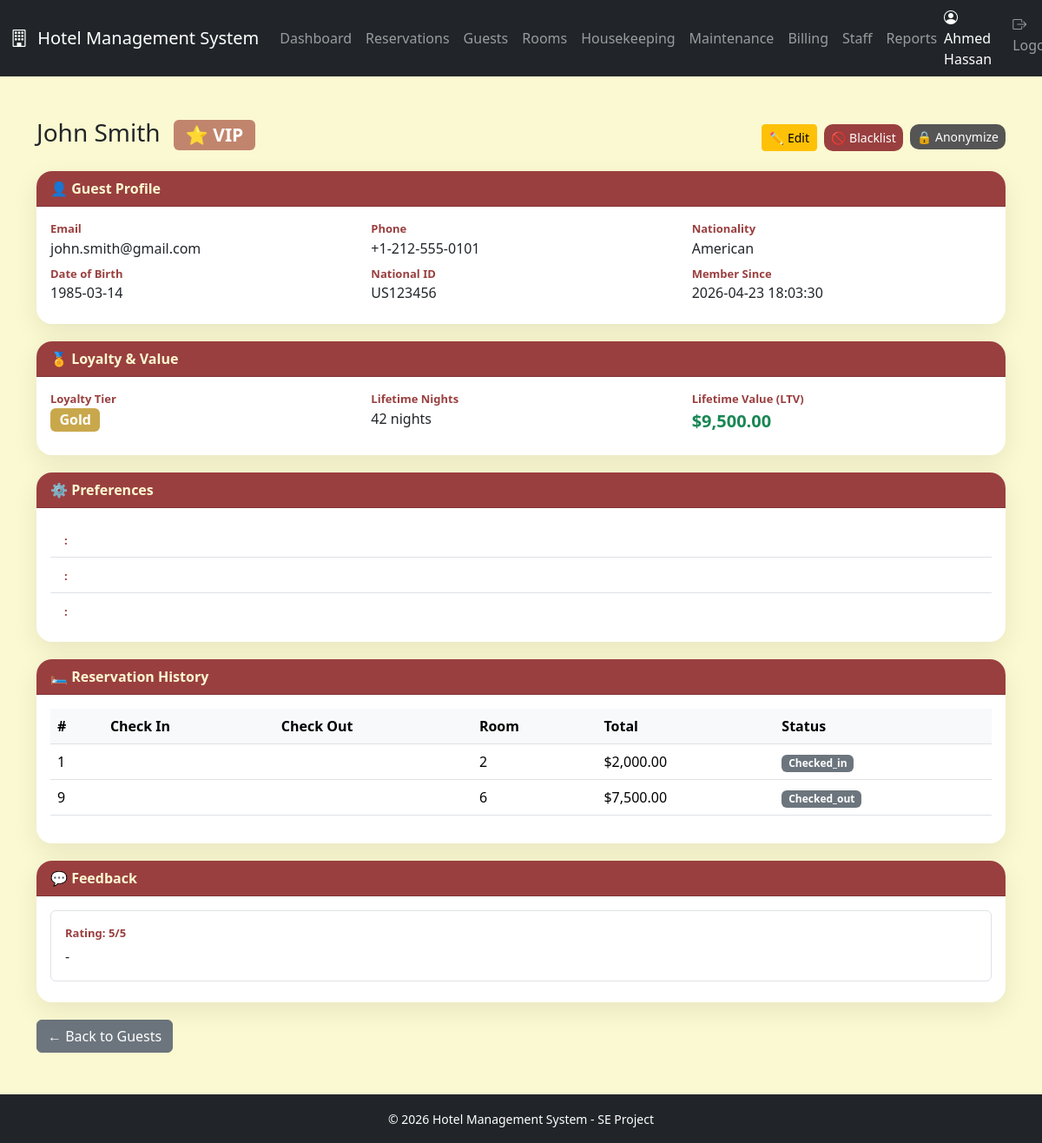
The page /index.php?url=guests/show/1 (signed in) on the database its author committed.
### tables this page shows
CREATE TABLE guests (
    id                 INT UNSIGNED AUTO_INCREMENT PRIMARY KEY,
    name               VARCHAR(150) NOT NULL,
    email              VARCHAR(150) NOT NULL UNIQUE,
    phone              VARCHAR(30),
    national_id        VARCHAR(50),
    nationality        VARCHAR(80),
    date_of_birth      DATE,
    loyalty_tier       ENUM('standard','silver','gold','platinum') NOT NULL DEFAULT 'standard',
    lifetime_nights    INT UNSIGNED NOT NULL DEFAULT 0,
    lifetime_value     DECIMAL(12,2) NOT NULL DEFAULT 0.00,
    is_blacklisted     TINYINT(1)   NOT NULL DEFAULT 0,
    blacklist_reason   TEXT,
    is_vip             TINYINT(1)   NOT NULL DEFAULT 0,
    gdpr_anonymized    TINYINT(1)   NOT NULL DEFAULT 0,
    referred_by        INT UNSIGNED,               
    created_at         TIMESTAMP DEFAULT CURRENT_TIMESTAMP,
    updated_at         TIMESTAMP DEFAULT CURRENT_TIMESTAMP ON UPDATE CURRENT_TIMESTAMP,
    CONSTRAINT fk_guests_referrer FOREIGN KEY (referred_by) REFERENCES guests(id) ON DELETE SET NULL
);

CREATE TABLE guest_preferences (
    id           INT UNSIGNED AUTO_INCREMENT PRIMARY KEY,
    guest_id     INT UNSIGNED NOT NULL,
    pref_key     VARCHAR(100) NOT NULL,    
    pref_value   VARCHAR(255) NOT NULL,
    CONSTRAINT fk_guestpref_guest FOREIGN KEY (guest_id) REFERENCES guests(id) ON DELETE CASCADE,
    UNIQUE KEY uq_guest_pref (guest_id, pref_key)
);

CREATE TABLE reservations (
    id                INT UNSIGNED AUTO_INCREMENT PRIMARY KEY,
    guest_id          INT UNSIGNED NOT NULL,
    room_id           INT UNSIGNED NOT NULL,
    assigned_by       INT UNSIGNED,               
    check_in_date     DATE         NOT NULL,
    check_out_date    DATE         NOT NULL,
    actual_check_in   DATETIME,
    actual_check_out  DATETIME,
    status            ENUM('pending','confirmed','checked_in','checked_out','cancelled','no_show') NOT NULL DEFAULT 'pending',
    adults            TINYINT UNSIGNED NOT NULL DEFAULT 1,
    children          TINYINT UNSIGNED NOT NULL DEFAULT 0,
    special_requests  TEXT,
    deposit_amount    DECIMAL(10,2) NOT NULL DEFAULT 0.00,
    deposit_paid      TINYINT(1)   NOT NULL DEFAULT 0,
    is_group          TINYINT(1)   NOT NULL DEFAULT 0,
    group_id          INT UNSIGNED,               
    total_price       DECIMAL(12,2) NOT NULL DEFAULT 0.00,
    created_at        TIMESTAMP DEFAULT CURRENT_TIMESTAMP,
    updated_at        TIMESTAMP DEFAULT CURRENT_TIMESTAMP ON UPDATE CURRENT_TIMESTAMP,
    CONSTRAINT fk_res_guest  FOREIGN KEY (guest_id)    REFERENCES guests(id),
    CONSTRAINT fk_res_room   FOREIGN KEY (room_id)     REFERENCES rooms(id),
    CONSTRAINT fk_res_staff  FOREIGN KEY (assigned_by) REFERENCES users(id) ON DELETE SET NULL,
    INDEX idx_res_dates    (check_in_date, check_out_date),
    INDEX idx_res_status   (status),
    INDEX idx_res_guest    (guest_id)
);

CREATE TABLE feedback (
    id             INT UNSIGNED AUTO_INCREMENT PRIMARY KEY,
    reservation_id INT UNSIGNED NOT NULL,
    guest_id       INT UNSIGNED NOT NULL,
    rating         TINYINT UNSIGNED NOT NULL CHECK (rating BETWEEN 1 AND 5),
    comments       TEXT,
    submitted_at   TIMESTAMP DEFAULT CURRENT_TIMESTAMP,
    CONSTRAINT fk_feedback_res   FOREIGN KEY (reservation_id) REFERENCES reservations(id) ON DELETE CASCADE,
    CONSTRAINT fk_feedback_guest FOREIGN KEY (guest_id)       REFERENCES guests(id)
);

### core/Controller.php (called while the page is built, shortened)
<?php
class Controller
{
    protected function view(string $viewPath, array $data = []): void
    {
        extract($data);
        $file = VIEW_PATH . '/' . $viewPath . '.php';
        require $file;
    }
}
?>

### app/controllers/GuestsController.php (called while the page is built, shortened)
<?php
class GuestsController extends Controller
{
    public function show($id)
    {
        $guestModel = new Guest();
        $guest = $guestModel->find($id);
        $guestModel->id = $id;
        $reservations = $guestModel->reservations();
        $preferences  = $guestModel->preferences();
        $feedback     = $guestModel->feedback();
        $ltv          = $guestModel->calculateLifetimeValue();
        $this->view('guests/show', [
            'guest'        => $guest,
            'reservations' => $reservations,
            'preferences'  => $preferences,
            'feedback'     => $feedback,
            'ltv'          => $ltv,
        ]);
    }
}
?>

### index.php (called while the page is built, shortened)
<?php
require_once CORE_PATH . '/Database.php';
require_once CORE_PATH . '/Model.php';
require_once CORE_PATH . '/Controller.php';
$router = new Router();
$router->dispatch();

### core/Database.php (called while the page is built, shortened)
<?php
class Database
{
    private static $instance = null;
    public static function getConnection()
    {
        if (self::$instance === null) {
            self::$instance = mysqli_connect(DB_HOST, DB_USER, DB_PASS, DB_NAME);
            mysqli_set_charset(self::$instance, DB_CHARSET);
        }
        return self::$instance;
    }
}

### core/Model.php (called while the page is built, shortened)
<?php
class Model
{
    public function __construct()
    {
        $this->db = Database::getConnection();
    }
}

### app/models/Guest.php (called while the page is built, shortened)
<?php
class Guest extends Model
{
    public $id;
    public function find($id)
    {
        $id = mysqli_real_escape_string($this->db, $id);
        $query = " SELECT * from guests where id = '$id' ";
        $result = mysqli_query($this->db, $query);
        return mysqli_fetch_array($result, MYSQLI_ASSOC);
    }
    public function reservations()
    {
        $guestId = (int)$this->id;
        $query = "SELECT * FROM reservations WHERE guest_id = $guestId";
        $result = mysqli_query($this->db, $query);
        return mysqli_fetch_all($result, MYSQLI_ASSOC);
    }
    public function preferences()
    {
        $guestId = (int)$this->id;
        $query = "SELECT * FROM guest_preferences WHERE guest_id = $guestId";
        $result = mysqli_query($this->db, $query);
        return mysqli_fetch_all($result, MYSQLI_ASSOC);
    }
    public function feedback()
    {
        $guestId = (int)$this->id;
        $query = "SELECT * FROM feedback WHERE guest_id = $guestId";
        $result = mysqli_query($this->db, $query);
        return mysqli_fetch_all($result, MYSQLI_ASSOC);
    }
    public function calculateLifetimeValue()
    {
        $guestId = (int)$this->id;
        $query = "
        SELECT SUM(total_price) AS lifetime_value
        FROM reservations
        WHERE guest_id = $guestId ";
       $result = mysqli_query($this->db, $query);
       $row = mysqli_fetch_assoc($result);
       return $row['lifetime_value'] ?? 0;
    }
}
?>

### app/views/guests/show.php (the view, shortened to what this page needs)
<div class="container mt-4">
    <div class="d-flex justify-content-between align-items-center mb-3">
        <h3>
            <?= htmlspecialchars($guest['name']) ?>
            <?php if (!empty($guest['is_vip'])): ?>
                <span class="badge badge-vip ms-2">⭐ VIP</span>
            <?php endif; ?>
        </h3>
        <div class="d-flex gap-2">
            <a href="index.php?url=guests/edit/<?= $guest['id'] ?>"
               class="btn btn-warning btn-sm">✏️ Edit</a>
            <?php if (empty($guest['is_blacklisted'])): ?>
            <button class="btn btn-blacklist btn-sm"
                    onclick="document.getElementById('blacklist-form').style.display='block'">
                🚫 Blacklist
            </button>
            <?php endif; ?>
            <?php if (empty($guest['gdpr_anonymized'])): ?>
            <form method="POST"
                  action="index.php?url=guests/anonymize/<?= $guest['id'] ?>"
                  style="display:inline"
                  onsubmit="return confirm('This will permanently anonymize this guest. Continue?')">
                <button class="btn btn-gdpr btn-sm">🔒 Anonymize</button>
            </form>
            <?php endif; ?>
        </div>
    </div>
    <div class="card">
        <div class="card-header">👤 Guest Profile</div>
        <div class="card-body">
            <div class="row">
                <div class="col-md-4 mb-2">
                    <div class="info-label">Email</div>
                    <div><?= htmlspecialchars($guest['email'] ?? '-') ?></div>
                </div>
                <div class="col-md-4 mb-2">
                    <div class="info-label">Phone</div>
                    <div><?= htmlspecialchars($guest['phone'] ?? '-') ?></div>
                </div>
                <div class="col-md-4 mb-2">
                    <div class="info-label">Nationality</div>
                    <div><?= htmlspecialchars($guest['nationality'] ?? '-') ?></div>
                </div>
                <div class="col-md-4 mb-2">
                    <div class="info-label">Date of Birth</div>
                    <div><?= htmlspecialchars($guest['date_of_birth'] ?? '-') ?></div>
                </div>
                <div class="col-md-4 mb-2">
                    <div class="info-label">National ID</div>
                    <div><?= htmlspecialchars($guest['national_id'] ?? '-') ?></div>
                </div>
                <div class="col-md-4 mb-2">
                    <div class="info-label">Member Since</div>
                    <div><?= htmlspecialchars($guest['created_at'] ?? '-') ?></div>
                </div>
            </div>
        </div>
    </div>
    <div class="card">
        <div class="card-header">🏅 Loyalty & Value</div>
        <div class="card-body">
            <div class="row">
                <div class="col-md-4 mb-2">
                    <div class="info-label">Loyalty Tier</div>
                    <span class="badge badge-<?= $guest['loyalty_tier'] ?? 'standard' ?> fs-6">
                        <?= ucfirst($guest['loyalty_tier'] ?? 'standard') ?>
                    </span>
                </div>
                <div class="col-md-4 mb-2">
                    <div class="info-label">Lifetime Nights</div>
                    <div><?= htmlspecialchars($guest['lifetime_nights'] ?? 0) ?> nights</div>
                </div>
                <div class="col-md-4 mb-2">
                    <div class="info-label">Lifetime Value (LTV)</div>
                    <div class="fs-5 fw-bold text-success">
                        $<?= number_format($ltv ?? 0, 2) ?>
                    </div>
                </div>
            </div>
        </div>
    </div>
    <div class="card">
        <div class="card-header">⚙️ Preferences</div>
        <div class="card-body">
            <?php if (empty($preferences)): ?>
                <p class="text-muted">No preferences recorded.</p>
            <?php else: ?>
                <ul class="list-group list-group-flush">
                    <?php foreach ($preferences as $pref): ?>
                        <li class="list-group-item">
                            <span class="info-label"><?= htmlspecialchars($pref['preference_type']) ?>:</span>
                        </li>
                    <?php endforeach; ?>
                </ul>
            <?php endif; ?>
        </div>
    </div>
    <div class="card">
        <div class="card-header">🛏️ Reservation History</div>
        <div class="card-body">
            <?php if (empty($reservations)): ?>
                <p class="text-muted">No reservations found.</p>
            <?php else: ?>
                <table class="table table-hover align-middle">
                    <thead>
                        <tr>
                            <th>#</th>
                            <th>Check In</th>
                            <th>Check Out</th>
                            <th>Room</th>
                            <th>Total</th>
                            <th>Status</th>
                        </tr>
                    </thead>
                    <tbody>
                        <?php foreach ($reservations as $res): ?>
                        <tr>
                            <td><?= $res['id'] ?></td>
                            <td><?= htmlspecialchars($res['check_in']) ?></td>
                            <td><?= htmlspecialchars($res['check_out']) ?></td>
                            <td><?= htmlspecialchars($res['room_id'] ?? '-') ?></td>
                            <td>$<?= number_format($res['total_price'] ?? 0, 2) ?></td>
                            <td>
                                <span class="badge bg-secondary">
                                    <?= ucfirst($res['status'] ?? '-') ?>
                                </span>
                            </td>
                        </tr>
                        <?php endforeach; ?>
                    </tbody>
                </table>
            <?php endif; ?>
        </div>
    </div>
    <div class="card">
        <div class="card-header">💬 Feedback</div>
        <div class="card-body">
            <?php if (empty($feedback)): ?>
                <p class="text-muted">No feedback recorded.</p>
            <?php else: ?>
                <?php foreach ($feedback as $fb): ?>
                <div class="border rounded p-3 mb-2">
                    <div class="d-flex justify-content-between">
                        <span class="info-label">Rating: <?= $fb['rating'] ?? '-' ?>/5</span>
                    </div>
                    <p class="mb-0 mt-1"><?= htmlspecialchars($fb['comment'] ?? '-') ?></p>
                </div>
                <?php endforeach; ?>
            <?php endif; ?>
        </div>
    </div>
    <div class="mb-4">
        <a href="index.php?url=guests" class="btn btn-secondary">← Back to Guests</a>
    </div>
</div>
<?php
require VIEW_PATH . '/layouts/main.php'; ?>

### public/assets/css/style.css (style rules this page uses)
body { font-family: 'Segoe UI', Tahoma, Geneva, Verdana, sans-serif; background-color: #f4f6f9; min-height: 100vh; display: flex; flex-direction: column; }
.card { border: none; border-radius: 8px; box-shadow: 0 2px 8px rgba(0,0,0,0.08); }
.table th { font-weight: 600; background-color: #f8f9fa; }

### app/views/guests/show.php (style rules this page uses)
body { background: #FBF9D1; }
.card { border: none; border-radius: 18px; background: #ffffff; box-shadow: 0 10px 30px rgba(0,0,0,0.08); margin-bottom: 20px; }
.card-header { background: #9A3F3F; color: #FBF9D1; font-weight: bold; border-radius: 18px 18px 0 0 !important; }
.badge-vip { background: #C1856D; color: white; }
.badge-gold { background: #C9A84C; color: white; }
.info-label { font-weight: 600; color: #9A3F3F; font-size: 13px; }
.btn-blacklist { background: #9A3F3F; color: white; border: none; border-radius: 10px; }
.btn-gdpr { background: #555; color: white; border: none; border-radius: 10px; }
.container { animation: fadeIn 0.5s ease-in-out; }

### rows shown on the page
guests: name "John Smith", email "john.smith@gmail.com", phone "+1-212-555-0101", nationality "American", date_of_birth "1985-03-14", national "US123456", created_at "2026-04-23 18:03:30", loyalty_tier "Gold", lifetime_nights "42"
reservations: id "1", room "2", total_price "2,000.00", status "Checked_in"
reservations: id "9", room "6", total_price "7,500.00", status "Checked_out"
feedback: rating "5", comment "-"

### other values the page prints
APP_NAME "Hotel Management System"
$currentUserName "Ahmed Hassan"
$ltv "9,500.00"
